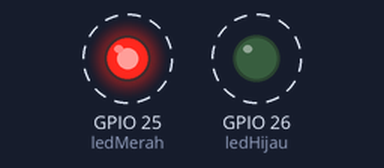
This sketch was run on a simulated ESP32. Parts: output pins drawn as LEDs (lit = HIGH). Dashed ring = blinking.

Above: at 0.2 s.
Timing chart, 0 to 3.0 s (numbered marks = the images above):
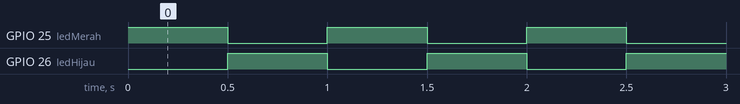

Measured:
- by itself, GPIO 25 (ledMerah), GPIO 26 (ledHijau): alternates HIGH for 0.50 s and LOW for 0.50 s

The sketch:

EdgeComputing_V1.ino
```cpp
// Definisi pin
const int ledMerah = 25;
const int ledHijau = 26;

void setup() {
  pinMode(ledMerah, OUTPUT);
  pinMode(ledHijau, OUTPUT);
}

void loop() {
  digitalWrite(ledMerah, HIGH);
  digitalWrite(ledHijau, LOW);
  delay(500);  // Tunggu 0.5 detik

  digitalWrite(ledMerah, LOW);
  digitalWrite(ledHijau, HIGH);
  delay(500);  // Tunggu 0.5 detik
}
```
